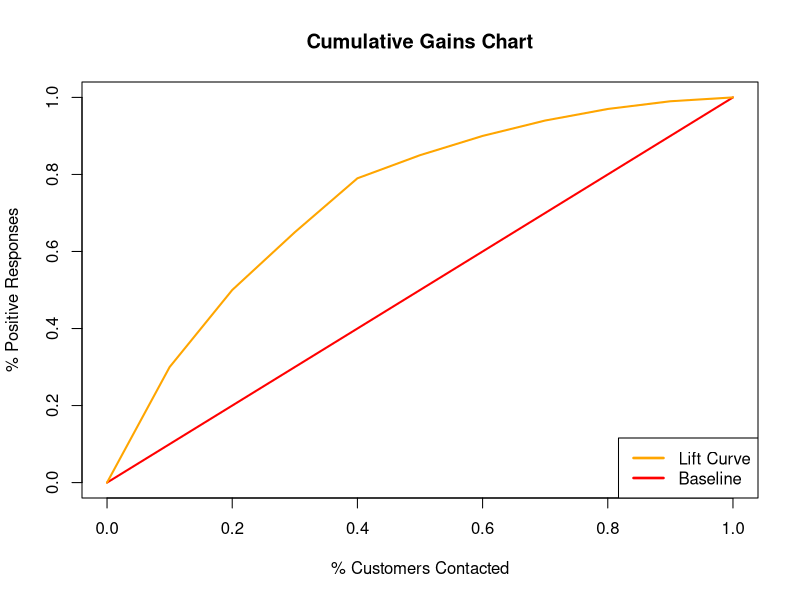
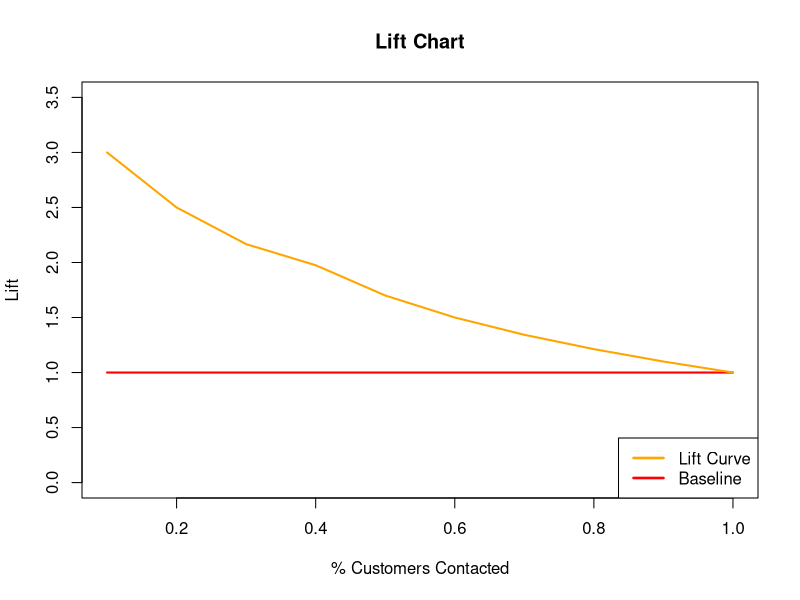
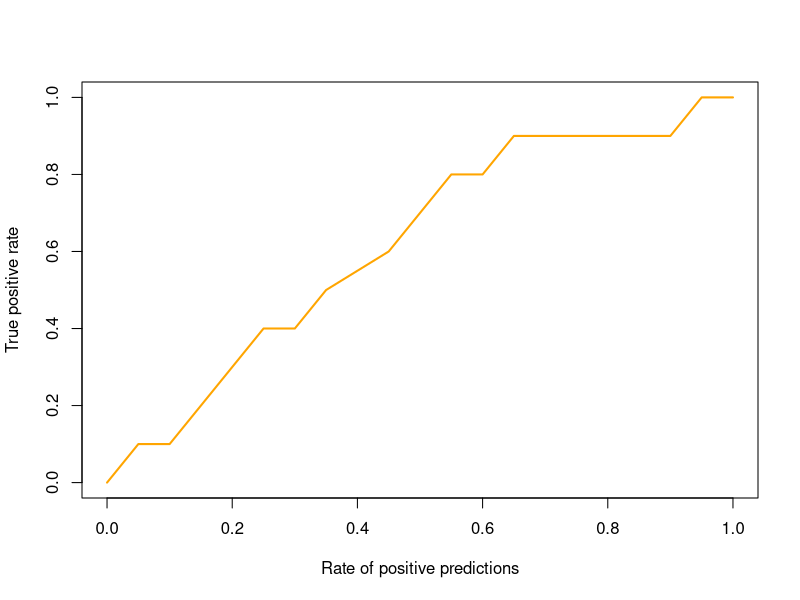
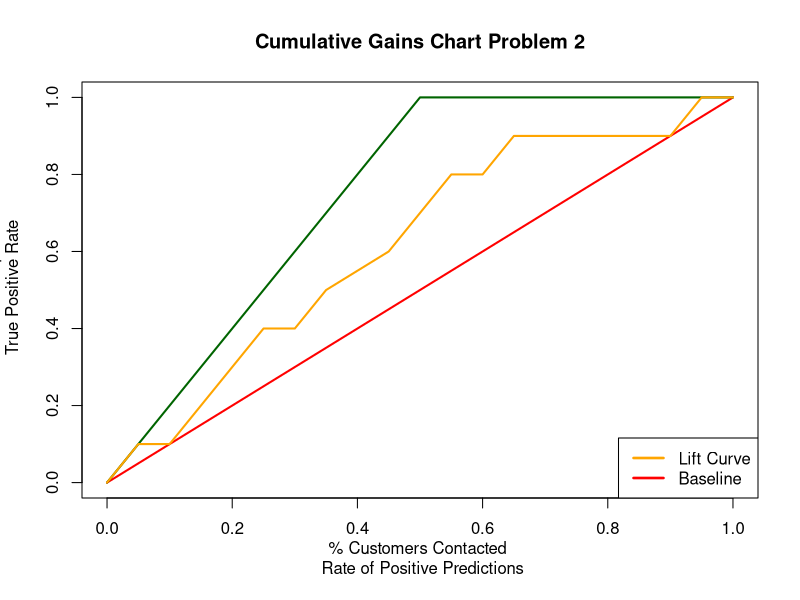
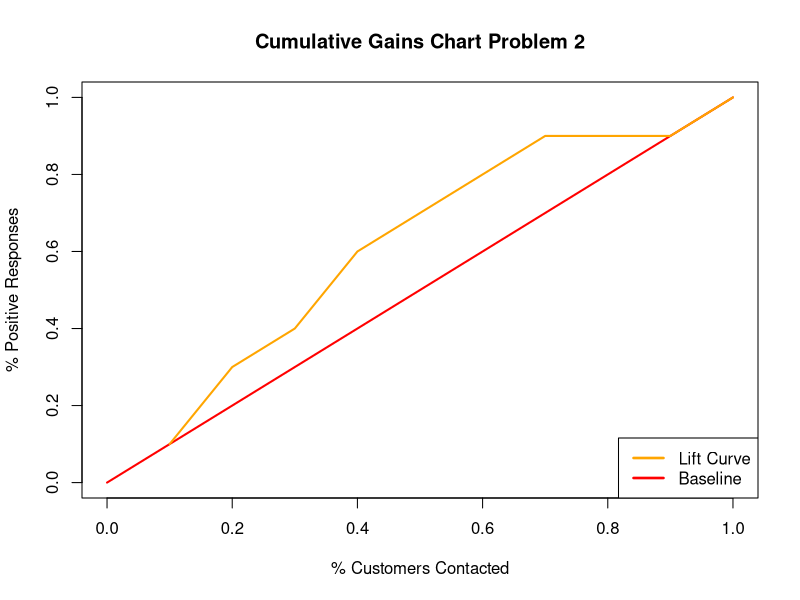
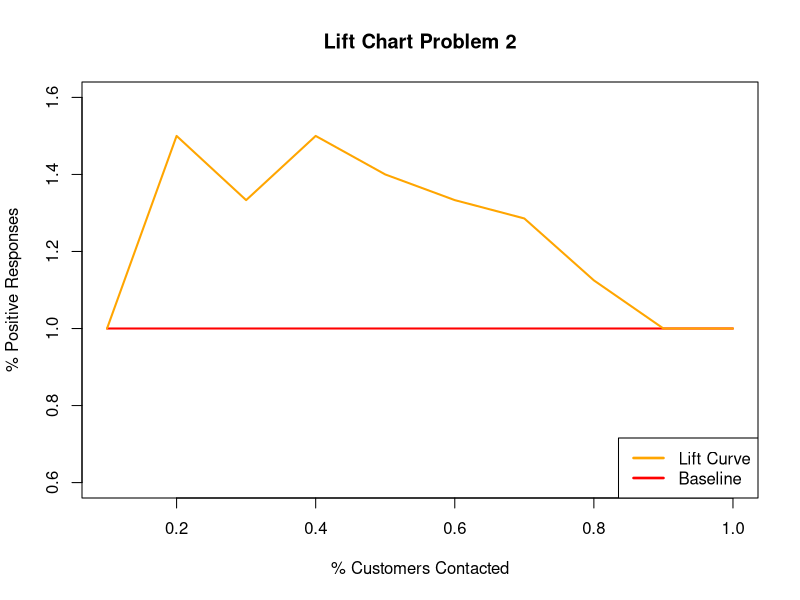
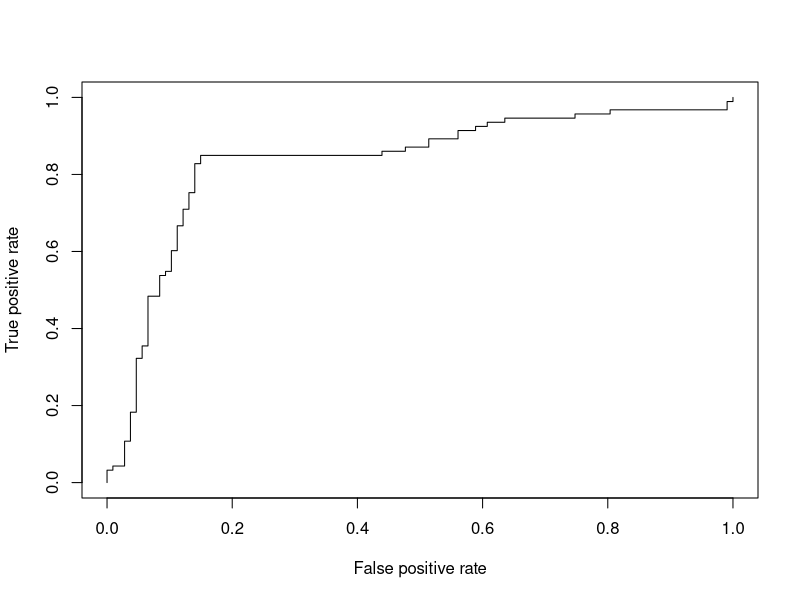
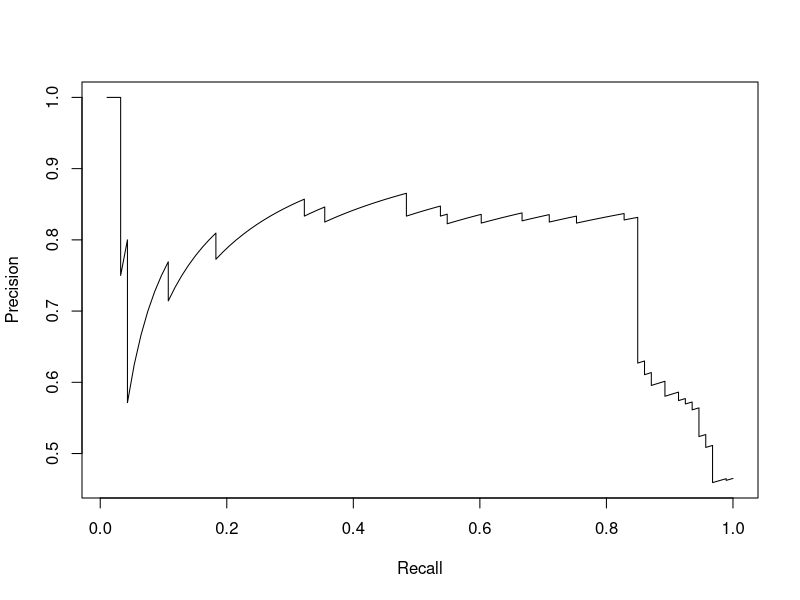

These figures' R source, in order:
#http://www2.cs.uregina.ca/~dbd/cs831/notes/lift_chart/lift_chart.html

#http://0agr.ru/wiki/index.php/Cumulative_Gain_Chart

#http://0agr.ru/wiki/index.php/ROC_Analysis
#http://www.saedsayad.com/model_evaluation_c.htm

#Gain/Lift - http://www.simafore.com/blog/bid/57175/how-to-evaluate-classification-models-for-business-analytics-part-1
#ROC - http://www.simafore.com/blog/bid/57470/How-to-evaluate-classification-models-for-business-analytics-Part-2

#Lift is a measure of the effectiveness of a predictive model calculated as the ratio between the 
#results obtained with and without the predictive model.
# - Cumulative gains and lift charts are visual aids for measuring model performance
# - Both charts consist of a lift curve and a baseline
# - The greater the area between the lift curve and the baseline, the better the model

#Lift measures sensitivity (recall; tp/tp+fn) vs. support (% pop; tp+fp/n)

######################
#### IDEAL EXAMPLE ###
######################

#install.packages("ROCR")
require('ROCR')

cost <- seq(10000, 100000, 10000)
totCont <- seq(10000, 100000, 10000)
posResps <- c(6000, 10000, 13000, 15800, 17000, 18000, 18800, 19400, 19800, 20000)

perPosResp <- posResps/20000
baseline <- totCont/100000

#Cumulative gains chart with baseline and ideal lines
plot(x=c(0, 1), y=c(0, 1), type="l", col="red", lwd=2,
     ylab="% Positive Responses", 
     xlab="% Customers Contacted", main="Cumulative Gains Chart")
#     xlim=c(0,1), ylim=c(0.6,1.6))
#lines(x=c(1, 1, 1), y=c(1, 1, 1), col="darkgreen", lwd=2)
lines(x=c(0,baseline), y=c(0,perPosResp), col="orange", lwd=2)
legend("bottomright",c("Lift Curve","Baseline"),lty=c(1,1),lwd=c(2.5,2.5),col=c("orange",'red'))

#Lift Chart
lft <- perPosResp/baseline

#Cumulative gains chart with baseline and ideal lines
plot(x=c(0.1, 1), y=c(1, 1), type="l", col="red", lwd=2,
     ylab="Lift", 
     xlab="% Customers Contacted",
     main = "Lift Chart",
     xlim=c(0.1,1), ylim=c(0,3.5))

#lines(x=c(1, 1, 1), y=c(1, 1, 1), col="darkgreen", lwd=2)
lines(x=baseline, y=lft, col="orange", lwd=2)
legend("bottomright",c("Lift Curve","Baseline"),lty=c(1,1),lwd=c(2.5,2.5),col=c("orange",'red'))




########################################################################################
########################################################################################
############################ NON IDEAL EXAMPLE #########################################
########################################################################################
########################################################################################

#install.packages("ROCR")
require('ROCR')

names <- c('Alan','Bob','Jessica','Elizabeth','Hilary','Fred','Alex','Margot','Sean',
         'Chris','Philip','Catherine','Amy','Erin','Trent','Preston','John','Nancy',
         'Kim','Laura')

height <- c(70, 72, 65, 62, 67, 69, 65, 63, 71, 73, 75, 70, 69, 68, 72, 68, 64, 64, 72, 62)
age <- c(39, 21, 25, 30, 19, 48, 12, 51, 65, 42, 20, 23, 13, 35, 55, 25, 76, 24, 31, 29)
actResponse <- c(0, 1, 1, 1, 1, 0, 1, 0, 1, 0, 1, 0, 0, 1, 0, 0, 0, 1, 0, 1)

dta <- data.frame(names, height,age,actResponse)

pred = prediction((100-age), actResponse)
gain = performance(pred, "tpr", "rpp")

#Initial cumulative gains chart
plot(gain, col="orange", lwd=2)

#Cumulative gains chart with baseline and ideal lines
plot(x=c(0, 1), y=c(0, 1), type="l", col="red", lwd=2,
     ylab="% Positive Responses \n True Positive Rate", 
     xlab="% Customers Contacted \n Rate of Positive Predictions",
     main= "Cumulative Gains Chart Problem 2")
lines(x=c(0, 0.5, 1), y=c(0, 1, 1), col="darkgreen", lwd=2)
legend("bottomright",c("Lift Curve","Baseline"),lty=c(1,1),lwd=c(2.5,2.5),col=c("orange",'red'))

gain.x = unlist(slot(gain, 'x.values'))
gain.y = unlist(slot(gain, 'y.values'))

lines(x=gain.x, y=gain.y, col="orange", lwd=2)


############
dta$Px <- unlist(slot(pred, "predictions"))

dta <- dta[order(dta$Px, decreasing=T),]

totResp <- data.frame(seq(2,20,2))
colnames(totResp) <- c("totContact")

count =1
i = 1
while (i < 20) {
  currSum <- sum(dta$actResponse[i:(i+1)])
  if (count > 1) {
    sumList <- c(sumList,sumList[count-1] + currSum)
  } else {
    sumList <- c(currSum)
  }
  i = i+2
  count = count +1
}
totResp$totResponse <- sumList
totResp$respRate <- sumList/10
totResp$perCont <- totResp$totContact/20

#Cumulative gains chart with baseline and ideal lines
plot(x=c(0, 1), y=c(0, 1), type="l", col="red", lwd=2,
     ylab="% Positive Responses", 
     xlab="% Customers Contacted",
     main="Cumulative Gains Chart Problem 2")
legend("bottomright",c("Lift Curve","Baseline"),lty=c(1,1),lwd=c(2.5,2.5),col=c("orange",'red'))
#lines(x=c(0, 0.5, 1), y=c(0, 1, 1), col="darkgreen", lwd=2)

gain.x = unlist(slot(gain, 'x.values'))
gain.y = unlist(slot(gain, 'y.values'))

lines(x=totResp$perCont, y=totResp$respRate, col="orange", lwd=2)

totResp$Lift <- totResp$respRate/totResp$perCont

#Cumulative gains chart with baseline and ideal lines
plot(x=c(0.1, 1), y=c(1, 1), type="l", col="red", lwd=2,
     ylab="% Positive Responses", 
     xlab="% Customers Contacted",
     xlim=c(0.1,1), ylim=c(0.6,1.6),
     main="Lift Chart Problem 2")
#lines(x=c(1, 1, 1), y=c(1, 1, 1), col="darkgreen", lwd=2)
legend("bottomright",c("Lift Curve","Baseline"),lty=c(1,1),lwd=c(2.5,2.5),col=c("orange",'red'))

lines(x=totResp$perCont, y=totResp$Lift, col="orange", lwd=2)








#####################################################################################################
#####################################################################################################
#####################################################################################################

## ROC CURVES: http://en.wikipedia.org/wiki/Receiver_operating_characteristic

#In statistics, a receiver operating characteristic (ROC), or ROC curve, is a graphical plot that illustrates the performance of a binary classifier system as its discrimination threshold is varied. The curve is created by plotting the true positive rate against the false positive rate at various threshold settings. (The true-positive rate is also known as sensitivity in biomedicine, or recall in machine learning. The false-positive rate is also known as the fall-out and can be calculated as 1 - specificity). The ROC curve is thus the sensitivity as a function of fall-out. In general, if the probability distributions for both detection and false alarm are known, the ROC curve can be generated by plotting the cumulative distribution function (area under the probability distribution from -\infty to +\infty) of the detection probability in the y-axis versus the cumulative distribution function of the false-alarm probability in x-axis.

## computing a simple ROC curve (x-axis: fpr, y-axis: tpr)
library(ROCR)
data(ROCR.simple)
pred <- prediction( ROCR.simple$predictions, ROCR.simple$labels)
perf <- performance(pred,"tpr","fpr")
plot(perf)
## precision/recall curve (x-axis: recall, y-axis: precision)
perf1 <- performance(pred, "prec", "rec")
plot(perf1)
## sensitivity/specificity curve (x-axis: specificity,
## y-axis: sensitivity)
perf1 <- performance(pred, "sens", "spec")
plot(perf1)




# plotting a ROC curve:
library(ROCR)
data(ROCR.simple)
pred <- prediction( ROCR.simple$predictions, ROCR.simple$labels )
perf <- performance( pred, "tpr", "fpr" )
plot( perf )
# To entertain your children, make your plots nicer
# using ROCR's flexible parameter passing mechanisms
# (much cheaper than a finger painting set)
par(bg="lightblue", mai=c(1.2,1.5,1,1))
plot(perf, main="ROCR fingerpainting toolkit", colorize=TRUE,
     xlab="Mary's axis", ylab="", box.lty=7, box.lwd=5,
     box.col="gold", lwd=17, colorkey.relwidth=0.5, xaxis.cex.axis=2,
     xaxis.col='blue', xaxis.col.axis="blue", yaxis.col='green', yaxis.cex.axis=2,
     yaxis.at=c(0,0.5,0.8,0.85,0.9,1), yaxis.las=1, xaxis.lwd=2, yaxis.lwd=3,
     yaxis.col.axis="orange", cex.lab=2, cex.main=2)





data(ROCR.hiv)
attach(ROCR.hiv)
pred.svm <- prediction(hiv.svm$predictions, hiv.svm$labels)
perf.svm <- performance(pred.svm, 'tpr', 'fpr')
pred.nn <- prediction(hiv.nn$predictions, hiv.svm$labels)
perf.nn <- performance(pred.nn, 'tpr', 'fpr')
plot(perf.svm, lty=3, col="red",main="SVMs and NNs for prediction of
HIV-1 coreceptor usage")
plot(perf.nn, lty=3, col="blue",add=TRUE)
plot(perf.svm, avg="vertical", lwd=3, col="red",
     spread.estimate="stderror",plotCI.lwd=2,add=TRUE)
plot(perf.nn, avg="vertical", lwd=3, col="blue",
     spread.estimate="stderror",plotCI.lwd=2,add=TRUE)
legend(0.6,0.6,c('SVM','NN'),col=c('red','blue'),lwd=3)




# plot ROC curves for several cross-validation runs (dotted
# in grey), overlaid by the vertical average curve and boxplots
# showing the vertical spread around the average.
data(ROCR.xval)
pred <- prediction(ROCR.xval$predictions, ROCR.xval$labels)
perf <- performance(pred,"tpr","fpr")
plot(perf,col="grey82",lty=3)
plot(perf,lwd=3,avg="vertical",spread.estimate="boxplot",add=TRUE)
